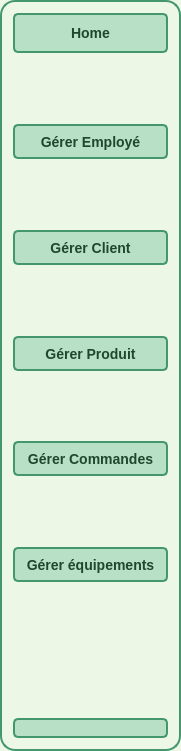
      <widget class="QFrame" name="header">
       <property name="geometry">
        <rect>
         <x>10</x>
         <y>10</y>
         <width>181</width>
         <height>751</height>
        </rect>
       </property>
       <property name="minimumSize">
        <size>
         <width>0</width>
         <height>0</height>
        </size>
       </property>
       <property name="styleSheet">
        <string notr="true">
background-color: #edf7e6;         /* Light green inside background */
border: 2px solid rgb(68, 150, 109); /* Green border */
border-radius: 15px;                /* Rounded corners with 15px radius */
</string>
       </property>
       <property name="frameShape">
        <enum>QFrame::Shape::StyledPanel</enum>
       </property>
       <property name="frameShadow">
        <enum>QFrame::Shadow::Raised</enum>
       </property>
       <layout class="QVBoxLayout" name="verticalLayout_18">
        <item>
         <widget class="QPushButton" name="bouttonacceuil">
          <property name="minimumSize">
           <size>
            <width>0</width>
            <height>40</height>
           </size>
          </property>
          <property name="styleSheet">
           <string notr="true">QPushButton {
    background-color: #b8e0c7;
    color: #1f472e;
    font-family: &quot;Roboto&quot;, sans-serif;
    font-size: 14px;
    font-weight: bold; /* texte en gras */
    border-radius: 5px; /* coins arrondis */
    transition: background-color 0.3s ease, border 0.3s ease, transform 0.3s ease; /* ajoute une transition pour l'agrandissement */
}

QPushButton:hover {
    background-color: #A0D6B4;
    border: 1px solid #4CAF50;
    box-shadow: 2px 2px 5px rgba(0, 0, 0, 0.3);
    transform: scale(1.05); /* agrandit le bouton de 5% */
}



</string>
          </property>
          <property name="text">
           <string>Home</string>
          </property>
         </widget>
        </item>
        <item>
         <spacer name="verticalSpacer">
          <property name="orientation">
           <enum>Qt::Orientation::Vertical</enum>
          </property>
          <property name="sizeHint" stdset="0">
           <size>
            <width>20</width>
            <height>40</height>
           </size>
          </property>
         </spacer>
        </item>
        <item>
         <widget class="QPushButton" name="buttongereremployee">
          <property name="minimumSize">
           <size>
            <width>0</width>
            <height>35</height>
           </size>
          </property>
          <property name="styleSheet">
           <string notr="true">QPushButton {
    background-color: #b8e0c7;
    color: #1f472e;
    font-family: &quot;Roboto&quot;, sans-serif;
    font-size: 14px;
    font-weight: bold; /* texte en gras */
    border-radius: 5px; /* coins arrondis */
    transition: background-color 0.3s ease, border 0.3s ease, transform 0.3s ease; /* ajoute une transition pour l'agrandissement */
}

QPushButton:hover {
    background-color: #A0D6B4;
    border: 1px solid #4CAF50;
    box-shadow: 2px 2px 5px rgba(0, 0, 0, 0.3);
    transform: scale(1.05); /* agrandit le bouton de 5% */
}



</string>
          </property>
          <property name="text">
           <string>Gérer Employé</string>
          </property>
          <property name="autoExclusive">
           <bool>true</bool>
          </property>
         </widget>
        </item>
        <item>
         <spacer name="verticalSpacer_2">
          <property name="orientation">
           <enum>Qt::Orientation::Vertical</enum>
          </property>
          <property name="sizeHint" stdset="0">
           <size>
            <width>20</width>
            <height>40</height>
           </size>
          </property>
         </spacer>
        </item>
        <item>
         <widget class="QPushButton" name="buttongererClient">
          <property name="minimumSize">
           <size>
            <width>0</width>
            <height>35</height>
           </size>
          </property>
          <property name="styleSheet">
           <string notr="true">QPushButton {
    background-color: #b8e0c7;
    color: #1f472e;
    font-family: &quot;Roboto&quot;, sans-serif;
    font-size: 14px;
    font-weight: bold; /* texte en gras */
    border-radius: 5px; /* coins arrondis */
    transition: background-color 0.3s ease, border 0.3s ease, transform 0.3s ease; /* ajoute une transition pour l'agrandissement */
}

QPushButton:hover {
    background-color: #A0D6B4;
    border: 1px solid #4CAF50;
    box-shadow: 2px 2px 5px rgba(0, 0, 0, 0.3);
    transform: scale(1.05); /* agrandit le bouton de 5% */
}



</string>
          </property>
          <property name="text">
           <string>Gérer Client</string>
          </property>
          <property name="autoExclusive">
           <bool>true</bool>
          </property>
         </widget>
        </item>
        <item>
         <spacer name="verticalSpacer_3">
          <property name="orientation">
           <enum>Qt::Orientation::Vertical</enum>
          </property>
          <property name="sizeHint" stdset="0">
           <size>
            <width>20</width>
            <height>40</height>
           </size>
          </property>
         </spacer>
        </item>
        <item>
         <widget class="QPushButton" name="buttongererProduit">
          <property name="minimumSize">
           <size>
            <width>0</width>
            <height>35</height>
           </size>
          </property>
          <property name="styleSheet">
           <string notr="true">QPushButton {
    background-color: #b8e0c7;
    color: #1f472e;
    font-family: &quot;Roboto&quot;, sans-serif;
    font-size: 14px;
    font-weight: bold; /* texte en gras */
    border-radius: 5px; /* coins arrondis */
    transition: background-color 0.3s ease, border 0.3s ease, transform 0.3s ease; /* ajoute une transition pour l'agrandissement */
}

QPushButton:hover {
    background-color: #A0D6B4;
    border: 1px solid #4CAF50;
    box-shadow: 2px 2px 5px rgba(0, 0, 0, 0.3);
    transform: scale(1.05); /* agrandit le bouton de 5% */
}



</string>
          </property>
          <property name="text">
           <string>Gérer Produit</string>
          </property>
          <property name="autoExclusive">
           <bool>true</bool>
          </property>
         </widget>
        </item>
        <item>
         <spacer name="verticalSpacer_4">
          <property name="orientation">
           <enum>Qt::Orientation::Vertical</enum>
          </property>
          <property name="sizeHint" stdset="0">
           <size>
            <width>20</width>
            <height>40</height>
           </size>
          </property>
         </spacer>
        </item>
        <item>
         <widget class="QPushButton" name="buttongererCommandes">
          <property name="minimumSize">
           <size>
            <width>0</width>
            <height>35</height>
           </size>
          </property>
          <property name="styleSheet">
           <string notr="true">QPushButton {
    background-color: #b8e0c7;
    color: #1f472e;
    font-family: &quot;Roboto&quot;, sans-serif;
    font-size: 14px;
    font-weight: bold; /* texte en gras */
    border-radius: 5px; /* coins arrondis */
    transition: background-color 0.3s ease, border 0.3s ease, transform 0.3s ease; /* ajoute une transition pour l'agrandissement */
}

QPushButton:hover {
    background-color: #A0D6B4;
    border: 1px solid #4CAF50;
    box-shadow: 2px 2px 5px rgba(0, 0, 0, 0.3);
    transform: scale(1.05); /* agrandit le bouton de 5% */
}



</string>
          </property>
          <property name="text">
           <string>Gérer Commandes</string>
          </property>
          <property name="autoExclusive">
           <bool>true</bool>
          </property>
         </widget>
        </item>
        <item>
         <spacer name="verticalSpacer_5">
          <property name="orientation">
           <enum>Qt::Orientation::Vertical</enum>
          </property>
          <property name="sizeHint" stdset="0">
           <size>
            <width>20</width>
            <height>40</height>
           </size>
          </property>
         </spacer>
        </item>
        <item>
         <widget class="QPushButton" name="buttongererequipements">
          <property name="minimumSize">
           <size>
            <width>0</width>
            <height>35</height>
           </size>
          </property>
          <property name="styleSheet">
           <string notr="true">QPushButton {
    background-color: #b8e0c7;
    color: #1f472e;
    font-family: &quot;Roboto&quot;, sans-serif;
    font-size: 14px;
    font-weight: bold; /* texte en gras */
    border-radius: 5px; /* coins arrondis */
    transition: background-color 0.3s ease, border 0.3s ease, transform 0.3s ease; /* ajoute une transition pour l'agrandissement */
}

QPushButton:hover {
    background-color: #A0D6B4;
    border: 1px solid #4CAF50;
    box-shadow: 2px 2px 5px rgba(0, 0, 0, 0.3);
    transform: scale(1.05); /* agrandit le bouton de 5% */
}



</string>
          </property>
          <property name="text">
           <string>Gérer équipements</string>
          </property>
          <property name="autoExclusive">
           <bool>true</bool>
          </property>
         </widget>
        </item>
        <item>
         <spacer name="verticalSpacer_6">
          <property name="orientation">
           <enum>Qt::Orientation::Vertical</enum>
          </property>
          <property name="sizeHint" stdset="0">
           <size>
            <width>20</width>
            <height>40</height>
           </size>
          </property>
         </spacer>
        </item>
        <item>
         <spacer name="verticalSpacer_7">
          <property name="orientation">
           <enum>Qt::Orientation::Vertical</enum>
          </property>
          <property name="sizeHint" stdset="0">
           <size>
            <width>20</width>
            <height>40</height>
           </size>
          </property>
         </spacer>
        </item>
        <item>
         <widget class="QPushButton" name="pushButton_13">
          <property name="styleSheet">
           <string notr="true">QPushButton {
    background-color: #b8e0c7;
    color: #1f472e;
    font-family: &quot;Roboto&quot;, sans-serif;
    font-size: 14px;
    font-weight: bold; /* texte en gras */
    border-radius: 5px; /* coins arrondis */
    transition: background-color 0.3s ease, border 0.3s ease, transform 0.3s ease; /* ajoute une transition pour l'agrandissement */
}

QPushButton:hover {
    background-color: #A0D6B4;
    border: 1px solid #4CAF50;
    box-shadow: 2px 2px 5px rgba(0, 0, 0, 0.3);
    transform: scale(1.05); /* agrandit le bouton de 5% */
}



</string>
          </property>
          <property name="text">
           <string/>
          </property>
          <property name="autoExclusive">
           <bool>true</bool>
          </property>
         </widget>
        </item>
       </layout>
      </widget>
